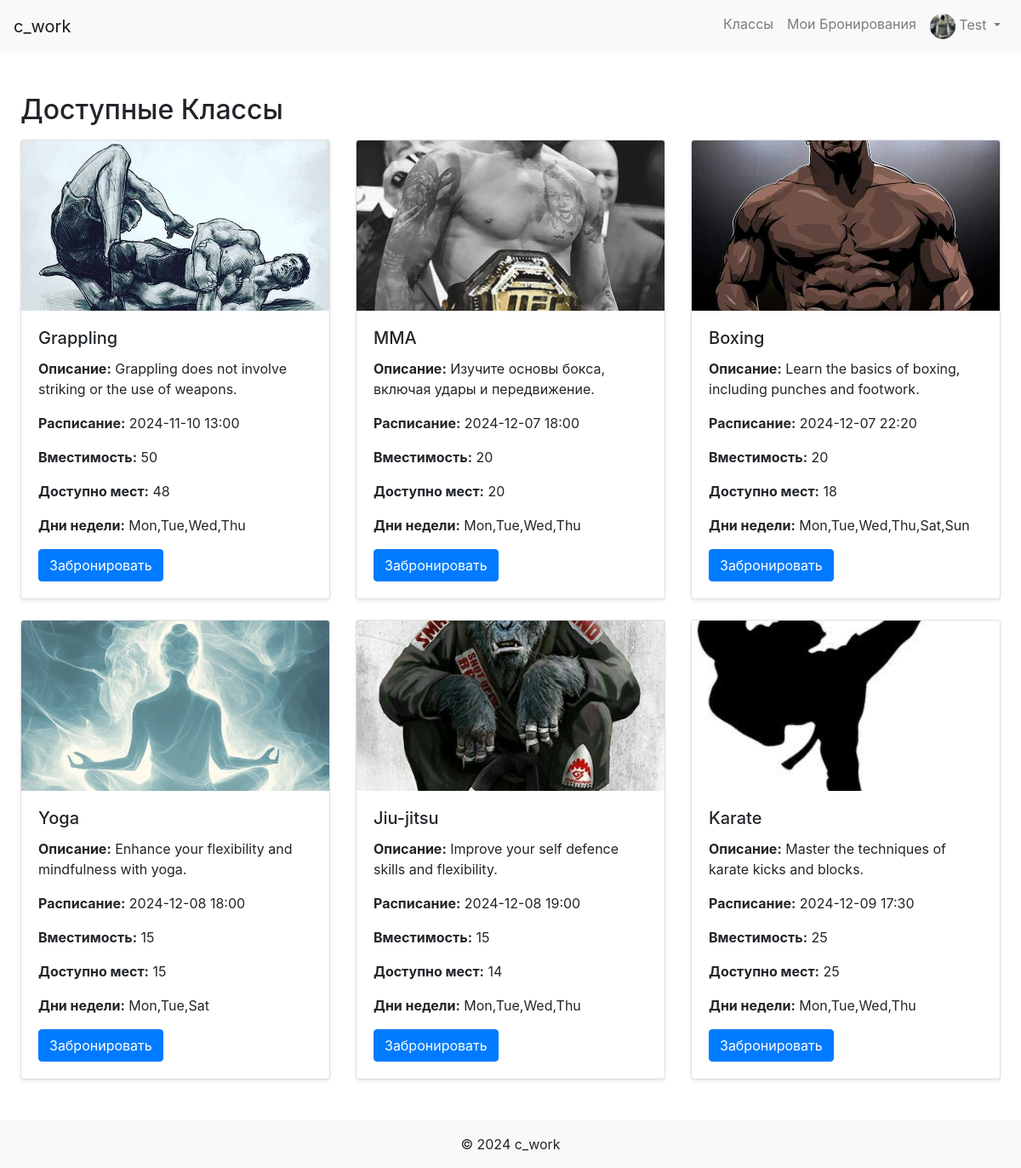
The app's page /classes (signed in) with its own data.
### app/models.py (models this page shows, shortened)
class User(db.Model, UserMixin):
    id = db.Column(db.Integer, primary_key=True)
    username = db.Column(db.String(20), unique=True, nullable=False)
    email = db.Column(db.String(120), unique=True, nullable=False)
    password = db.Column(db.String(60), nullable=False)
    is_admin = db.Column(db.Boolean, default=False)
    avatar = db.Column(db.String(120), nullable=True, default='user.png')  # Поле для аватара
    date_registered = db.Column(db.DateTime, nullable=False, default=datetime.utcnow)  # Дата регистрации
    last_login = db.Column(db.DateTime, nullable=True)  # Последний вход
    bookings = db.relationship('Booking', backref='user', lazy=True)
    payments = db.relationship('Payment', backref='user', lazy=True)

class Class(db.Model):
    id = db.Column(db.Integer, primary_key=True)
    name = db.Column(db.String(100), nullable=False)
    description = db.Column(db.Text, nullable=True)
    schedule = db.Column(db.DateTime, nullable=False)
    capacity = db.Column(db.Integer, default=10, nullable=False)
    days_of_week = db.Column(db.String(100), nullable=False)
    extra_info = db.Column(db.Text, nullable=True)
    image_filename = db.Column(db.String(100), nullable=True)
    bookings = db.relationship('Booking', backref='class_', lazy=True, cascade='all, delete-orphan')
    def available_slots(self):
        confirmed_bookings = Booking.query.filter_by(class_id=self.id, status='confirmed').count()
        return self.capacity - confirmed_bookings

### app/routes.py (the view)
@main_bp.route('/classes')
@login_required
def classes():
    classes = Class.query.order_by(Class.schedule.asc()).all()
    booking_forms = {class_.id: BookingForm(class_id=class_.id) for class_ in classes}
    return render_template('classes.html', classes=classes, booking_forms=booking_forms)

### app/models.py (called while the page is built)
@login_manager.user_loader
def load_user(user_id):
    return User.query.get(int(user_id))

### app/templates/classes.html (shortened to what this page needs)
{% extends "base.html" %}
{% block content %}
<h2 class="mt-5">Доступные Классы</h2>
<div class="row mt-3">
    {% for class in classes %}
    <div class="col-md-4 mb-4">
        <div class="card h-100 shadow-sm">
            {% if class.image_filename %}
                <img src="{{ url_for('static', filename='images/' + class.image_filename) }}" class="card-img-top" alt="{{ class.name }}">
            {% else %}
                <img src="{{ url_for('static', filename='images/default.png') }}" class="card-img-top" alt="Нет изображения">
            {% endif %}
            <div class="card-body">
                <h5 class="card-title">{{ class.name }}</h5>
                <p><strong>Описание:</strong> {{ class.description }}</p>
                <p><strong>Расписание:</strong> {{ class.schedule.strftime('%Y-%m-%d %H:%M') }}</p>
                <p><strong>Вместимость:</strong> {{ class.capacity }}</p>
                <p><strong>Доступно мест:</strong> {{ class.available_slots() }}</p>
                <p><strong>Дни недели:</strong> {{ class.days_of_week }}</p>
                {% if class.available_slots() > 0 %}
                    <a href="{{ url_for('main.book_class', class_id=class.id) }}" class="btn btn-primary">Забронировать</a>
                {% else %}
                    <button class="btn btn-secondary" disabled>Мест нет</button>
                {% endif %}
            </div>
        </div>
    </div>
    {% endfor %}
</div>
{% endblock %}

### app/templates/base.html (shortened to what this page needs)
<!DOCTYPE html>
<html lang="ru">
<head>
    <link rel="stylesheet" href="https://stackpath.bootstrapcdn.com/bootstrap/4.5.0/css/bootstrap.min.css">
    <link rel="stylesheet" href="{{ url_for('static', filename='css/styles.css') }}">
</head>
<body>
    <nav class="navbar navbar-expand-lg navbar-light bg-light">
        <a class="navbar-brand" href="{{ url_for('main.home') }}">c_work</a>
        <div class="collapse navbar-collapse" id="navbarNav">
            <ul class="navbar-nav ml-auto">
                {% if current_user.is_authenticated %}
                    <li class="nav-item">
                        <a class="nav-link" href="{{ url_for('main.classes') }}">Классы</a>
                    </li>
                    <li class="nav-item">
                        <a class="nav-link" href="{{ url_for('main.my_bookings') }}">Мои Бронирования</a>
                    </li>
                    <li class="nav-item dropdown">
                        <a class="nav-link dropdown-toggle" href="#" id="navbarDropdown" role="button" data-toggle="dropdown"
                           aria-haspopup="true" aria-expanded="false">
                            <img src="{{ url_for('static', filename='images/' + (current_user.avatar or 'user.png')) }}" alt="Аватар" class="rounded-circle" width="30" height="30">
                            {{ current_user.username }}
                        </a>
                    </li>
                {% endif %}
            </ul>
        </div>
    </nav>
    <div class="container-fluid">
        <div class="row">
            <main role="main" class="col-md-{{ '10' if current_user.is_authenticated and current_user.is_admin else '12' }} ml-sm-auto px-4">
                {% block content %}{% endblock %}
            </main>
        </div>
    </div>
    <footer class="footer bg-light text-center py-3 mt-4">
        {% block footer %}
        <span>&copy; 2024 c_work</span>
        {% endblock footer %}
    </footer>
</body>
</html>

### app/static/css/styles.css (style rules this page uses)
.card-img-top { height: 200px; object-fit: cover; }

### records on screen
User: avatar (placeholder picture), username "Test"
Class: image_filename (picture), name "Grappling", description "Grappling does not involve striking or the use of weapons.", schedule "2024-11-10 13:00", capacity "50", available_slots "48", days_of_week "Mon,Tue,Wed,Thu"
Class: image_filename (picture), name "MMA", description "Изучите основы бокса, включая удары и передвижение.", schedule "2024-12-07 18:00", capacity "20", available_slots "20", days_of_week "Mon,Tue,Wed,Thu"
Class: image_filename (picture), name "Boxing", description "Learn the basics of boxing, including punches and footwork.", schedule "2024-12-07 22:20", capacity "20", available_slots "18", days_of_week "Mon,Tue,Wed,Thu,Sat,Sun"
Class: image_filename (picture), name "Yoga", description "Enhance your flexibility and mindfulness with yoga.", schedule "2024-12-08 18:00", capacity "15", available_slots "15", days_of_week "Mon,Tue,Sat"
Class: image_filename (picture), name "Jiu-jitsu", description "Improve your self defence skills and flexibility.", schedule "2024-12-08 19:00", capacity "15", available_slots "14", days_of_week "Mon,Tue,Wed,Thu"
Class: image_filename (picture), name "Karate", description "Master the techniques of karate kicks and blocks.", schedule "2024-12-09 17:30", capacity "25", available_slots "25", days_of_week "Mon,Tue,Wed,Thu"
